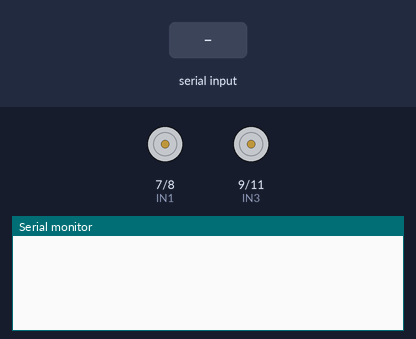
Bench run of a sketch on a simulated Arduino Uno, built with avr-gcc and run on an emulated ATmega328P. Parts: motor-driver pin pairs drawn as motors (green arrow = first pin HIGH = forward, orange = second pin HIGH = backward, longer = more drive, scaled by the enable pin), the last lines printed to the serial monitor. The inputs (shaded band) are chosen by the test bench.

Above: at 1.2 s.
1.3 s: "forward" received over Serial
At 2.6 s:
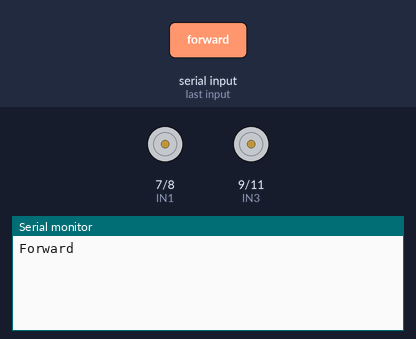
3.8 s: "back" received over Serial
At 5.7 s:
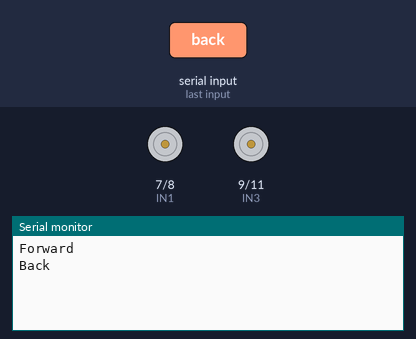
6.3 s: "left" received over Serial
At 8.4 s:
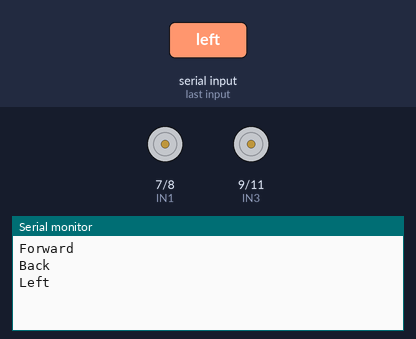
8.7 s: "right" received over Serial
At 10.6 s:
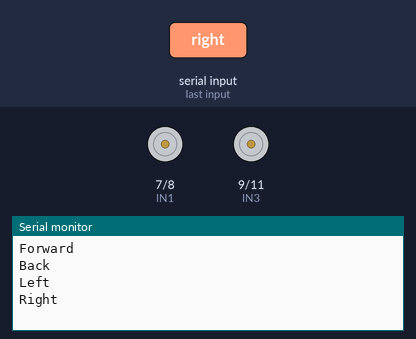

Measured:
- after the input at 1.3 s, the serial monitor: prints a new line after 1.0 s (image 1)
- after the input at 3.8 s, the serial monitor: prints a new line after 1.0 s (image 2)
- after the input at 6.3 s, the serial monitor: prints a new line after 1.0 s (image 3)
- after the input at 8.7 s, the serial monitor: prints a new line after 1.0 s (image 4)

The sketch:

ControlSketch.ino
```cpp
int Echo = A4;
int Trig = A5;

#define ENA 5
#define ENB 6
#define IN1 7
#define IN2 8
#define IN3 9
#define IN4 11
int rightDistance = 0;
int leftDistance = 0;
int middleDistance = 0;
int carSpeed = 0;

void forward(int speed) {
  analogWrite(ENA, speed);
  analogWrite(ENB, speed);
  digitalWrite(IN1, HIGH);
  digitalWrite(IN2, LOW);
  digitalWrite(IN3, LOW);
  digitalWrite(IN4, HIGH);
  // Serial.println("Forward");
}

void back(int speed) {
  analogWrite(ENA, speed);
  analogWrite(ENB, speed);
  digitalWrite(IN1, LOW);
  digitalWrite(IN2, HIGH);
  digitalWrite(IN3, HIGH);
  digitalWrite(IN4, LOW);
  // Serial.println("Back");
}

void left(int speed) {
  analogWrite(ENA, speed);
  analogWrite(ENB, speed);
  digitalWrite(IN1, LOW);
  digitalWrite(IN2, HIGH);
  digitalWrite(IN3, LOW);
  digitalWrite(IN4, HIGH);
  // Serial.println("Left");
}

void right(int speed) {
  analogWrite(ENA, speed);
  analogWrite(ENB, speed);
  digitalWrite(IN1, HIGH);
  digitalWrite(IN2, LOW);
  digitalWrite(IN3, HIGH);
  digitalWrite(IN4, LOW);
  // Serial.println("Right");
}

void stop() {
  digitalWrite(ENA, LOW);
  digitalWrite(ENB, LOW);
  // Serial.println("Stop!");
}

void setup() {
  Serial.begin(115200);
  pinMode(Echo, INPUT);
  pinMode(Trig, OUTPUT);
  pinMode(IN1, OUTPUT);
  pinMode(IN2, OUTPUT);
  pinMode(IN3, OUTPUT);
  pinMode(IN4, OUTPUT);
  pinMode(ENA, OUTPUT);
  pinMode(ENB, OUTPUT);
  stop();
}

void loop() {
  // Read and execute commands from serial port
  if (Serial.available()) {  // check for incoming serial data

    // read command from serial port until terminator character
    String command = Serial.readString();

    // LED commands
    if (command == "led_on") {  // turn on LED
      digitalWrite(LED_BUILTIN, HIGH);
    } else if (command == "led_off") {  // turn off LED
      digitalWrite(LED_BUILTIN, LOW);
    } else if (command == "read_a0") {  // read and send A0 analog value
      Serial.println(analogRead(A0));
    }

    // Movement commands
    else if (command.substring(0,5) == "speed") {
      carSpeed = command.substring(5, command.length()).toInt();
    }
    else if (command == "forward") {
      Serial.println("Forward");
      digitalWrite(LED_BUILTIN, HIGH);
      forward(carSpeed);
    } else if (command == "back") {
      Serial.println("Back");
      back(carSpeed);
    } else if (command == "left") {
      Serial.println("Left");
      left(carSpeed);
    } else if (command == "right") {
      Serial.println("Right");
      right(carSpeed);
    } else if (command == "stop") {
      Serial.println("Stop");
      digitalWrite(LED_BUILTIN, LOW);
      stop();
    }
  }
}
```
